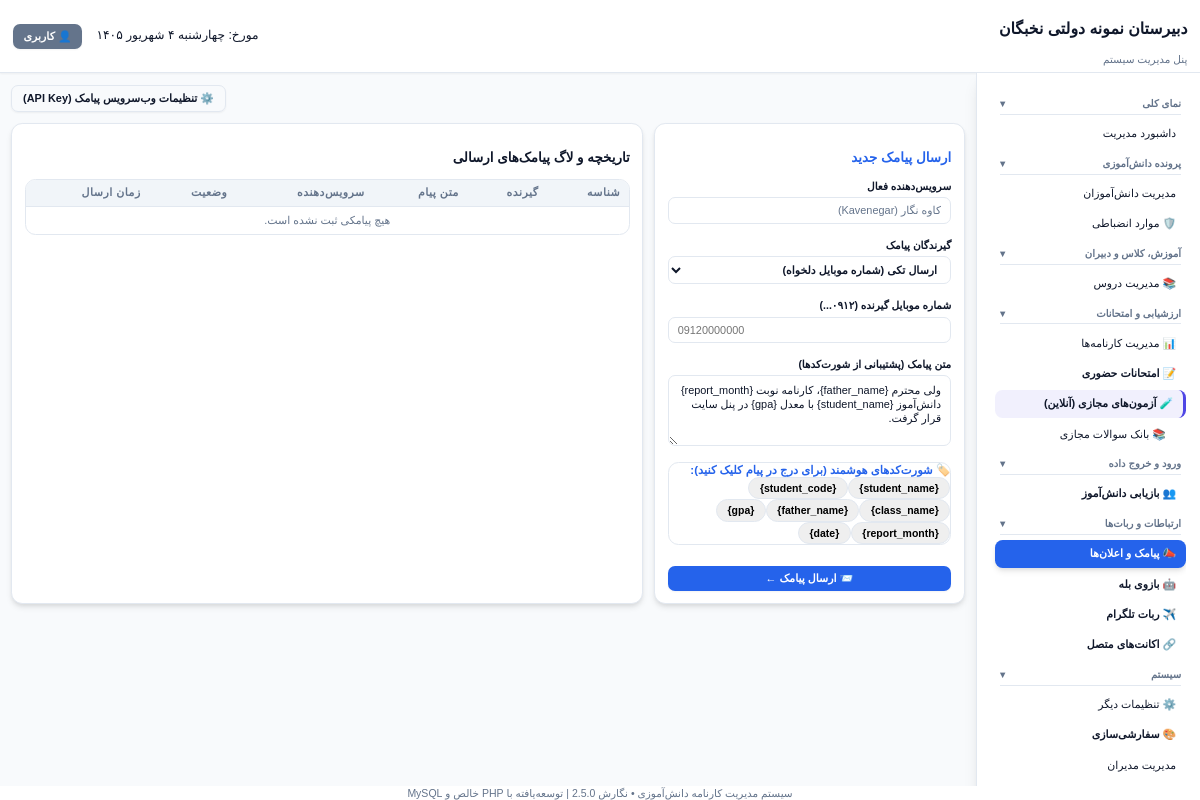
The page /sms-panel.php (signed in) on the database its author committed.
### tables this page shows
CREATE TABLE IF NOT EXISTS `settings` (
  `key_name` varchar(100) NOT NULL,
  `key_value` text DEFAULT NULL,
  PRIMARY KEY (`key_name`)
);

### sms-panel.php (the view, shortened to what the rows shown need)
<?php
require_once __DIR__ . '/includes/auth.php';
require_once __DIR__ . '/includes/header.php';
$defaults = require __DIR__ . '/config/defaults.php';
$currentProvider = get_setting('sms_provider', 'kavenegar');
$providersList   = $defaults['sms_providers'] ?? ['kavenegar' => 'کاوه نگار', 'mock' => 'شبیه‌ساز محلی'];
?>
<div class="space-y-6">
    <div class="grid grid-cols-3 gap-6">
        <div class="card col-span-1">
            <form method="POST">
                <div class="mb-4">
                    <label class="block text-xs font-semibold mb-1">سرویس‌دهنده فعال</label>
                    <input type="text" class="form-input bg-gray-50 text-muted" value="<?php echo clean($providersList[$currentProvider] ?? $currentProvider); ?>" disabled>
                </div>
            </form>
        </div>
        <div class="card col-span-2">
            <div class="table-container">
                <table>
                    <thead>
                        <tr>
                            <th>شناسه</th>
                            <th>گیرنده</th>
                            <th>متن پیام</th>
                            <th>سرویس‌دهنده</th>
                            <th>وضعیت</th>
                            <th>زمان ارسال</th>
                        </tr>
                    </thead>
                </table>
            </div>
        </div>
    </div>
</div>
<?php require_once __DIR__ . '/includes/footer.php'; ?>

### includes/header.php (shortened to what the rows shown need)
<?php
require_once __DIR__ . '/auth.php';
$schoolName = get_setting('school_name', 'سیستم مدیریت کارنامه دانش‌آموزی');
?>
<!DOCTYPE html>
<html lang="fa" dir="rtl">
<head>
    <link rel="stylesheet" href="assets/css/style.css">
</head>
<body class="bg-body text-main min-h-screen flex flex-col font-sans">
<?php if (is_admin_logged_in() || is_student_logged_in() || (function_exists('is_teacher_logged_in') && is_teacher_logged_in())): ?>
<header class="navbar flex items-center justify-between px-6 py-4 border-b border-color bg-card shadow-sm">
    <div class="flex items-center gap-4">
        <div><h1 class="text-lg font-bold"><?php echo clean($schoolName); ?></h1><span class="text-xs text-muted"><?php echo is_admin_logged_in() ? 'پنل مدیریت سیستم' : (is_student_logged_in() ? 'پنل دانش‌آموزی' : 'پنل دبیران'); ?></span></div>
    </div>
    <div class="flex items-center gap-4">
        <span class="text-sm font-medium">مورخ: <?php echo jdate('l j F Y'); ?></span>
        <div class="user-menu-wrap">
            <button type="button" class="btn btn-secondary user-menu-btn" onclick="document.body.classList.toggle('user-menu-open')">👤 کاربری</button>
        </div>
    </div>
</header>
<div class="flex flex-1">
    <?php if (is_admin_logged_in()): ?>
    <aside class="sidebar w-64 bg-card border-l border-color p-4 flex flex-col gap-1.5 shrink-0 shadow-lg">
        <div class="sidebar-scroll">
        <div class="sidebar-section-title">نمای کلی</div>
        <a href="index.php?view=dashboard" class="sidebar-item <?php echo (!isset($_GET['view']) || $_GET['view'] == 'dashboard') && basename($_SERVER['PHP_SELF']) == 'index.php' ? 'active' : ''; ?>">داشبورد مدیریت</a>
        <?php if (has_permission('manage_students')): ?>
            <div class="sidebar-section-title">پرونده دانش‌آموزی</div>
            <a href="students.php" class="sidebar-item <?php echo basename($_SERVER['PHP_SELF']) == 'students.php' ? 'active' : ''; ?>">مدیریت دانش‌آموزان</a>
            <a href="deputy-panel.php" class="sidebar-item <?php echo basename($_SERVER['PHP_SELF']) == 'deputy-panel.php' ? 'active' : ''; ?>">🛡️ موارد انضباطی</a>
        <?php endif; ?>
        <?php if (has_permission('manage_classes')): ?>
            <div class="sidebar-section-title">آموزش، کلاس و دبیران</div>
            <a href="courses-management.php" class="sidebar-item <?php echo in_array(basename($_SERVER['PHP_SELF']), ['courses-management.php','classes.php','import-teachers.php','import-schedule.php']) ? 'active' : ''; ?>">📚 مدیریت دروس</a>
        <?php endif; ?>
        <?php if (has_permission('manage_reports')): ?>
            <div class="sidebar-section-title">ارزشیابی و امتحانات</div>
            <a href="reports-management.php" class="sidebar-item <?php echo in_array(basename($_SERVER['PHP_SELF']), ['reports-management.php','reports.php','import.php','analytics.php']) ? 'active' : ''; ?>">📊 مدیریت کارنامه‌ها</a>
            <a href="exams.php" class="sidebar-item font-bold text-rose-600 <?php echo basename($_SERVER['PHP_SELF']) == 'exams.php' ? 'active' : ''; ?>">📝 امتحانات حضوری</a>
            <a href="online-exams.php" class="sidebar-item font-bold text-indigo-600 <?php echo in_array(basename($_SERVER['PHP_SELF']), ['online-exams.php','online-exam-form.php','online-exam-questions.php','online-exam-monitor.php','online-exam-results.php','online-exam-result.php','online-exam-grading.php','online-exam-categories.php']) ? 'active' : ''; ?>" style="background:rgba(79,70,229,0.08);border-right:3px solid #4f46e5;">🧪 آزمون‌های مجازی (آنلاین)</a>
            <a href="online-question-bank.php" class="sidebar-item text-purple-600 <?php echo basename($_SERVER['PHP_SELF']) == 'online-question-bank.php' ? 'active' : ''; ?>" style="padding-right:20px;">📚 بانک سوالات مجازی</a>
        <?php endif; ?>
        <?php if (has_permission('import_data')): ?>
            <div class="sidebar-section-title">ورود و خروج داده</div>
            <a href="student-recovery.php" class="sidebar-item font-bold text-green-700 <?php echo in_array(basename($_SERVER['PHP_SELF']), ['student-recovery.php','import-students.php','import-photos.php']) ? 'active' : ''; ?>">👥 بازیابی دانش‌آموز</a>
        <?php endif; ?>
        <?php if (has_permission('send_sms')): ?>
            <div class="sidebar-section-title">ارتباطات و ربات‌ها</div>
            <a href="messages-management.php" class="sidebar-item <?php echo in_array(basename($_SERVER['PHP_SELF']), ['messages-management.php','notifications.php','sms-panel.php']) ? 'active' : ''; ?>">📣 پیامک و اعلان‌ها</a>
            <a href="bale-bot.php" class="sidebar-item font-bold text-teal-600 <?php echo basename($_SERVER['PHP_SELF']) == 'bale-bot.php' ? 'active' : ''; ?>">🤖 بازوی بله</a>
            <a href="telegram-bot.php" class="sidebar-item font-bold text-sky-600 <?php echo basename($_SERVER['PHP_SELF']) == 'telegram-bot.php' ? 'active' : ''; ?>">✈️ ربات تلگرام</a>
            <a href="bot-accounts.php" class="sidebar-item font-bold text-cyan-600 <?php echo basename($_SERVER['PHP_SELF']) == 'bot-accounts.php' ? 'active' : ''; ?>">🔗 اکانت‌های متصل</a>
        <?php endif; ?>
        <div class="sidebar-section-title">سیستم</div>
        <a href="other-settings.php" class="sidebar-item <?php echo in_array(basename($_SERVER['PHP_SELF']), ['other-settings.php','backups.php','activity-logs.php','migration-updater.php']) ? 'active' : ''; ?>">⚙️ تنظیمات دیگر</a>
        <?php if (has_permission('system_settings')): ?><a href="settings.php" class="sidebar-item font-semibold text-amber-600 <?php echo basename($_SERVER['PHP_SELF']) == 'settings.php' ? 'active' : ''; ?>">🎨 سفارشی‌سازی</a><?php endif; ?>
        <?php if (($_SESSION['admin_role'] ?? '') === 'super_admin'): ?><a href="admins.php" class="sidebar-item text-purple-600 <?php echo basename($_SERVER['PHP_SELF']) == 'admins.php' ? 'active' : ''; ?>">مدیریت مدیران</a><?php endif; ?>
        </div>
    </aside>
    <?php endif; ?>
    <main class="flex-1 p-6 overflow-y-auto">
<?php else: ?>
    <main class="flex-1 flex items-center justify-center p-6">
<?php endif; ?>

### includes/footer.php (shortened to what the rows shown need)
<?php if (is_admin_logged_in() || is_student_logged_in()): ?>
    </main>
</div>
<?php else: ?>
    </main>
<?php endif; ?>
<footer class="py-4 px-6 border-t border-color bg-card text-center text-xs text-muted mt-auto">
    <span>سیستم مدیریت کارنامه دانش‌آموزی &bull; نگارش <?php echo clean(get_setting('system_version', '2.5.0')); ?></span>
    <span class="mx-2">|</span>
    <span>توسعه‌یافته با PHP خالص و MySQL</span>
</footer>
</body>
</html>

### rows shown on the page
settings: key_value "دبیرستان نمونه دولتی نخبگان"
settings: key_value "کاوه نگار (Kavenegar)"
settings: key_value "2.5.0"

### other values the page prints
jdate('l j F Y') "چهارشنبه ۴ شهریور ۱۴۰۵"
